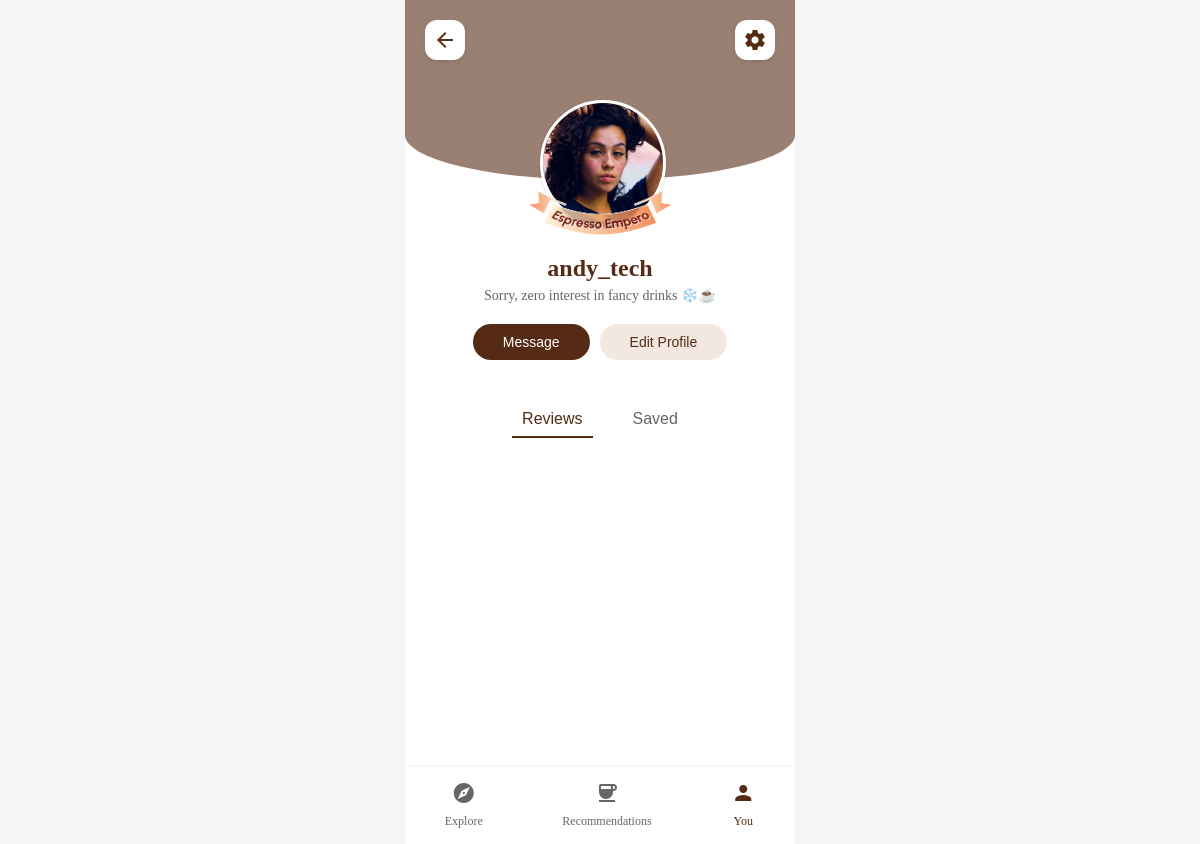
/profile/user-page.php, run on the app's committed database.
### tables this page shows
CREATE TABLE `brewmatch_users` (
  `user_id` int(11) NOT NULL,
  `user_name` varchar(20) NOT NULL,
  `email` text NOT NULL,
  `bio` varchar(500) NOT NULL,
  `portrait_image` varchar(250) NOT NULL
);

CREATE TABLE `personality_types` (
  `type_id` int(11) NOT NULL,
  `type_name` varchar(100) NOT NULL,
  `type_description` text DEFAULT NULL,
  `type_badge_image` varchar(250) NOT NULL
);

### profile/user-page.php (the view, shortened to what this page needs)
<?php
require_once '../config/db.php';
$user_id = 3;
$stmt = $pdo->prepare("
    SELECT u.*, pt.type_name, pt.type_badge_image
    FROM brewmatch_users u
    LEFT JOIN user_personality_results upr ON u.user_id = upr.user_id
    LEFT JOIN personality_types pt ON upr.personality_type_id = pt.type_id
    WHERE u.user_id = ?
");
$stmt->execute([$user_id]);
$user = $stmt->fetch(PDO::FETCH_ASSOC);
?>
<!DOCTYPE html>
<html lang="en">
  <head>
    <link rel="stylesheet" href="user_profile.css" />
  </head>
  <body>
    <div class="profile-container arabica-adventurer">
      <nav class="top-nav">
        <button class="back-btn">
          <span class="material-icons">arrow_back</span>
        </button>
        <button class="settings-btn">
          <span class="material-icons">settings</span>
        </button>
      </nav>
      <div class="user-info">
        <div class="profile-banner">
          <div class="profile-image-container">
            <img
              src="<?php echo htmlspecialchars("assets/users/".$user['portrait_image']); ?>"
              alt="Profile picture"
              class="profile-image"
            />
            <div class="badge">
              <img
                src="<?php echo htmlspecialchars("assets/users/".$user['type_badge_image']); ?>"
                alt="Arabica Adventurer badge"
                class="badge-image"
              />
            </div>
          </div>
        </div>
        <h1 class="username"><?php echo htmlspecialchars($user['user_name']); ?></h1>
        <p class="bio"><?php echo htmlspecialchars($user['bio']); ?></p>
        <div class="action-buttons">
          <button class="message-btn">Message</button>
          <button class="edit-profile-btn">Edit Profile</button>
        </div>
      </div>
      <div class="tabs-section">
        <div class="tabs">
          <button class="tab active">Reviews</button>
          <button class="tab">Saved</button>
        </div>
        <div class="tab-content">
          <div class="review-grid">
          </div>
        </div>
      </div>
      <nav class="bottom-nav">
        <a href="#" class="nav-item">
          <span class="material-icons">explore</span>
          <span>Explore</span>
        </a>
        <a href="#" class="nav-item">
          <span class="material-icons">coffee</span>
          <span>Recommendations</span>
        </a>
        <a href="#" class="nav-item active">
          <span class="material-icons">person</span>
          <span>You</span>
        </a>
      </nav>
    </div>
  </body>
</html>
</html>

### profile/user_profile.css (style rules this page uses)
:root { --arabica-main: #562B15; --arabica-fade: #9A8073; --matcha-main: #00580D; --matcha-fade: #669B6E; --coral-main: #F07331; --coral-fade: #F6AB83; --mocha-main: #F6C07E; --mocha-fade: #F9D9B2; --color-cream: #FAF2E0; --color-black: #000000; --color-white: #FFFFFF; }
body { margin: 0; padding: 0; display: flex; justify-content: center; align-items: center; min-height: 100vh; background-color: #f5f5f5; }
.profile-container { width: 390px; height: 844px; margin: 0 auto; position: relative; background-color: var(--color-white); overflow: hidden; display: flex; flex-direction: column; }
.profile-container::before { content: ''; position: absolute; top: 0; left: 0; right: 0; height: 180px; background-color: var(--arabica-fade); border-bottom-left-radius: 100% 50%; border-bottom-right-radius: 100% 50%; z-index: 0; }
.top-nav { padding: 20px; display: flex; justify-content: space-between; position: relative; z-index: 1; }
.back-btn, .settings-btn { width: 40px; height: 40px; border-radius: 12px; background-color: var(--color-white); border: none; display: flex; align-items: center; justify-content: center; box-shadow: 0 2px 4px rgba(0, 0, 0, 0.1); cursor: pointer; }
.back-btn .material-icons, .settings-btn .material-icons { font-size: 24px; color: var(--arabica-main); }
.user-info { padding: 20px; text-align: center; position: relative; z-index: 1; }
.profile-banner { position: relative; margin-bottom: 20px; }
.profile-image-container { width: 120px; height: 120px; margin: 0 auto; position: relative; }
.profile-image { width: 100%; height: 100%; border-radius: 50%; object-fit: cover; border: 3px solid var(--color-white); box-shadow: 0 2px 4px rgba(0, 0, 0, 0.1); }
.badge { position: absolute; bottom: -15px; left: 50%; transform: translateX(-50%); width: 180px; height: 45px; z-index: 3; }
.badge-image { width: 100%; height: 100%; object-fit: contain; }
.username { color: var(--arabica-main); margin: 30px 0 5px; font-size: 24px; margin-top: 35px; }
.bio { color: #666666; margin: 0; font-size: 14px; }
.action-buttons { display: flex; gap: 10px; justify-content: center; margin: 20px 0; }
.message-btn, .edit-profile-btn { padding: 10px 30px; border-radius: 25px; border: none; font-size: 14px; }
.message-btn { background-color: var(--arabica-main); color: var(--color-white); }
.edit-profile-btn { background-color: #F2E8E1; color: var(--arabica-main); }
.tabs-section { padding: 0 20px; position: relative; z-index: 1; }
.tabs { display: flex; justify-content: center; gap: 30px; margin-bottom: 20px; }
.tab { border: none; background: none; padding: 10px; font-size: 16px; color: #666666; position: relative; }
.tab.active { color: var(--arabica-main); }
.tab.active::after { content: ''; position: absolute; bottom: 0; left: 0; width: 100%; height: 2px; background-color: var(--arabica-main); }
.bottom-nav { margin-top: auto; padding: 15px 0; background-color: var(--color-white); display: flex; justify-content: space-around; border-top: 1px solid #f0f0f0; position: relative; z-index: 1; }
.nav-item { display: flex; flex-direction: column; align-items: center; text-decoration: none; color: #666666; font-size: 12px; gap: 5px; }
.nav-item .material-icons { font-size: 24px; }
.nav-item.active { color: var(--arabica-main); }
.nav-item span:not(.material-icons) { font-size: 12px; margin-top: 4px; }
.review-grid { display: grid; grid-template-columns: repeat(2, 1fr); gap: 15px; padding: 20px; }

### data on the page
brewmatch_users: portrait_image (picture), personality_types.type_badge_image (picture), user_name "andy_tech", bio "Sorry, zero interest in fancy drinks ❄️☕"
